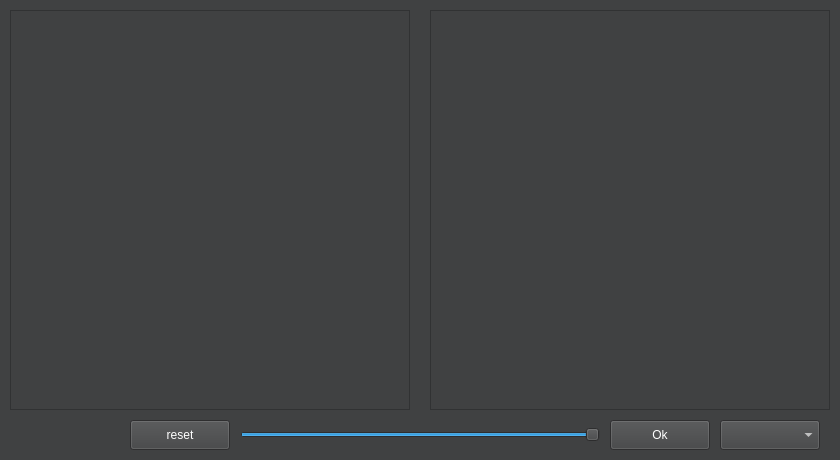
<?xml version="1.0" encoding="UTF-8"?>
<ui version="4.0">
 <class>MainWindow</class>
 <widget class="QMainWindow" name="MainWindow">
  <property name="geometry">
   <rect>
    <x>0</x>
    <y>0</y>
    <width>840</width>
    <height>460</height>
   </rect>
  </property>
  <property name="windowTitle">
   <string>MainWindow</string>
  </property>
  <property name="autoFillBackground">
   <bool>true</bool>
  </property>
  <widget class="QWidget" name="centralwidget">
   <property name="palette">
    <palette>
     <active>
      <colorrole role="WindowText">
       <brush brushstyle="SolidPattern">
        <color alpha="255">
         <red>255</red>
         <green>255</green>
         <blue>255</blue>
        </color>
       </brush>
      </colorrole>
      <colorrole role="Button">
       <brush brushstyle="SolidPattern">
        <color alpha="255">
         <red>64</red>
         <green>65</green>
         <blue>66</blue>
        </color>
       </brush>
      </colorrole>
      <colorrole role="Light">
       <brush brushstyle="SolidPattern">
        <color alpha="255">
         <red>96</red>
         <green>97</green>
         <blue>99</blue>
        </color>
       </brush>
      </colorrole>
      <colorrole role="Midlight">
       <brush brushstyle="SolidPattern">
        <color alpha="255">
         <red>80</red>
         <green>81</green>
         <blue>82</blue>
        </color>
       </brush>
      </colorrole>
      <colorrole role="Dark">
       <brush brushstyle="SolidPattern">
        <color alpha="255">
         <red>32</red>
         <green>32</green>
         <blue>33</blue>
        </color>
       </brush>
      </colorrole>
      <colorrole role="Mid">
       <brush brushstyle="SolidPattern">
        <color alpha="255">
         <red>42</red>
         <green>43</green>
         <blue>44</blue>
        </color>
       </brush>
      </colorrole>
      <colorrole role="Text">
       <brush brushstyle="SolidPattern">
        <color alpha="255">
         <red>255</red>
         <green>255</green>
         <blue>255</blue>
        </color>
       </brush>
      </colorrole>
      <colorrole role="BrightText">
       <brush brushstyle="SolidPattern">
        <color alpha="255">
         <red>255</red>
         <green>255</green>
         <blue>255</blue>
        </color>
       </brush>
      </colorrole>
      <colorrole role="ButtonText">
       <brush brushstyle="SolidPattern">
        <color alpha="255">
         <red>255</red>
         <green>255</green>
         <blue>255</blue>
        </color>
       </brush>
      </colorrole>
      <colorrole role="Base">
       <brush brushstyle="SolidPattern">
        <color alpha="255">
         <red>0</red>
         <green>0</green>
         <blue>0</blue>
        </color>
       </brush>
      </colorrole>
      <colorrole role="Window">
       <brush brushstyle="SolidPattern">
        <color alpha="255">
         <red>64</red>
         <green>65</green>
         <blue>66</blue>
        </color>
       </brush>
      </colorrole>
      <colorrole role="Shadow">
       <brush brushstyle="SolidPattern">
        <color alpha="255">
         <red>0</red>
         <green>0</green>
         <blue>0</blue>
        </color>
       </brush>
      </colorrole>
      <colorrole role="AlternateBase">
       <brush brushstyle="SolidPattern">
        <color alpha="255">
         <red>32</red>
         <green>32</green>
         <blue>33</blue>
        </color>
       </brush>
      </colorrole>
      <colorrole role="ToolTipBase">
       <brush brushstyle="SolidPattern">
        <color alpha="255">
         <red>255</red>
         <green>255</green>
         <blue>220</blue>
        </color>
       </brush>
      </colorrole>
      <colorrole role="ToolTipText">
       <brush brushstyle="SolidPattern">
        <color alpha="255">
         <red>0</red>
         <green>0</green>
         <blue>0</blue>
        </color>
       </brush>
      </colorrole>
      <colorrole role="PlaceholderText">
       <brush brushstyle="SolidPattern">
        <color alpha="128">
         <red>255</red>
         <green>255</green>
         <blue>255</blue>
        </color>
       </brush>
      </colorrole>
     </active>
     <inactive>
      <colorrole role="WindowText">
       <brush brushstyle="SolidPattern">
        <color alpha="255">
         <red>255</red>
         <green>255</green>
         <blue>255</blue>
        </color>
       </brush>
      </colorrole>
      <colorrole role="Button">
       <brush brushstyle="SolidPattern">
        <color alpha="255">
         <red>64</red>
         <green>65</green>
         <blue>66</blue>
        </color>
       </brush>
      </colorrole>
      <colorrole role="Light">
       <brush brushstyle="SolidPattern">
        <color alpha="255">
         <red>96</red>
         <green>97</green>
         <blue>99</blue>
        </color>
       </brush>
      </colorrole>
      <colorrole role="Midlight">
       <brush brushstyle="SolidPattern">
        <color alpha="255">
         <red>80</red>
         <green>81</green>
         <blue>82</blue>
        </color>
       </brush>
      </colorrole>
      <colorrole role="Dark">
       <brush brushstyle="SolidPattern">
        <color alpha="255">
         <red>32</red>
         <green>32</green>
         <blue>33</blue>
        </color>
       </brush>
      </colorrole>
      <colorrole role="Mid">
       <brush brushstyle="SolidPattern">
        <color alpha="255">
         <red>42</red>
         <green>43</green>
         <blue>44</blue>
        </color>
       </brush>
      </colorrole>
      <colorrole role="Text">
       <brush brushstyle="SolidPattern">
        <color alpha="255">
         <red>255</red>
         <green>255</green>
         <blue>255</blue>
        </color>
       </brush>
      </colorrole>
      <colorrole role="BrightText">
       <brush brushstyle="SolidPattern">
        <color alpha="255">
         <red>255</red>
         <green>255</green>
         <blue>255</blue>
        </color>
       </brush>
      </colorrole>
      <colorrole role="ButtonText">
       <brush brushstyle="SolidPattern">
        <color alpha="255">
         <red>255</red>
         <green>255</green>
         <blue>255</blue>
        </color>
       </brush>
      </colorrole>
      <colorrole role="Base">
       <brush brushstyle="SolidPattern">
        <color alpha="255">
         <red>0</red>
         <green>0</green>
         <blue>0</blue>
        </color>
       </brush>
      </colorrole>
      <colorrole role="Window">
       <brush brushstyle="SolidPattern">
        <color alpha="255">
         <red>64</red>
         <green>65</green>
         <blue>66</blue>
        </color>
       </brush>
      </colorrole>
      <colorrole role="Shadow">
       <brush brushstyle="SolidPattern">
        <color alpha="255">
         <red>0</red>
         <green>0</green>
         <blue>0</blue>
        </color>
       </brush>
      </colorrole>
      <colorrole role="AlternateBase">
       <brush brushstyle="SolidPattern">
        <color alpha="255">
         <red>32</red>
         <green>32</green>
         <blue>33</blue>
        </color>
       </brush>
      </colorrole>
      <colorrole role="ToolTipBase">
       <brush brushstyle="SolidPattern">
        <color alpha="255">
         <red>255</red>
         <green>255</green>
         <blue>220</blue>
        </color>
       </brush>
      </colorrole>
      <colorrole role="ToolTipText">
       <brush brushstyle="SolidPattern">
        <color alpha="255">
         <red>0</red>
         <green>0</green>
         <blue>0</blue>
        </color>
       </brush>
      </colorrole>
      <colorrole role="PlaceholderText">
       <brush brushstyle="SolidPattern">
        <color alpha="128">
         <red>255</red>
         <green>255</green>
         <blue>255</blue>
        </color>
       </brush>
      </colorrole>
     </inactive>
     <disabled>
      <colorrole role="WindowText">
       <brush brushstyle="SolidPattern">
        <color alpha="255">
         <red>32</red>
         <green>32</green>
         <blue>33</blue>
        </color>
       </brush>
      </colorrole>
      <colorrole role="Button">
       <brush brushstyle="SolidPattern">
        <color alpha="255">
         <red>64</red>
         <green>65</green>
         <blue>66</blue>
        </color>
       </brush>
      </colorrole>
      <colorrole role="Light">
       <brush brushstyle="SolidPattern">
        <color alpha="255">
         <red>96</red>
         <green>97</green>
         <blue>99</blue>
        </color>
       </brush>
      </colorrole>
      <colorrole role="Midlight">
       <brush brushstyle="SolidPattern">
        <color alpha="255">
         <red>80</red>
         <green>81</green>
         <blue>82</blue>
        </color>
       </brush>
      </colorrole>
      <colorrole role="Dark">
       <brush brushstyle="SolidPattern">
        <color alpha="255">
         <red>32</red>
         <green>32</green>
         <blue>33</blue>
        </color>
       </brush>
      </colorrole>
      <colorrole role="Mid">
       <brush brushstyle="SolidPattern">
        <color alpha="255">
         <red>42</red>
         <green>43</green>
         <blue>44</blue>
        </color>
       </brush>
      </colorrole>
      <colorrole role="Text">
       <brush brushstyle="SolidPattern">
        <color alpha="255">
         <red>32</red>
         <green>32</green>
         <blue>33</blue>
        </color>
       </brush>
      </colorrole>
      <colorrole role="BrightText">
       <brush brushstyle="SolidPattern">
        <color alpha="255">
         <red>255</red>
         <green>255</green>
         <blue>255</blue>
        </color>
       </brush>
      </colorrole>
      <colorrole role="ButtonText">
       <brush brushstyle="SolidPattern">
        <color alpha="255">
         <red>32</red>
         <green>32</green>
         <blue>33</blue>
        </color>
       </brush>
      </colorrole>
      <colorrole role="Base">
       <brush brushstyle="SolidPattern">
        <color alpha="255">
         <red>64</red>
         <green>65</green>
         <blue>66</blue>
        </color>
       </brush>
      </colorrole>
      <colorrole role="Window">
       <brush brushstyle="SolidPattern">
        <color alpha="255">
         <red>64</red>
         <green>65</green>
         <blue>66</blue>
        </color>
       </brush>
      </colorrole>
      <colorrole role="Shadow">
       <brush brushstyle="SolidPattern">
        <color alpha="255">
         <red>0</red>
         <green>0</green>
         <blue>0</blue>
        </color>
       </brush>
      </colorrole>
      <colorrole role="AlternateBase">
       <brush brushstyle="SolidPattern">
        <color alpha="255">
         <red>64</red>
         <green>65</green>
         <blue>66</blue>
        </color>
       </brush>
      </colorrole>
      <colorrole role="ToolTipBase">
       <brush brushstyle="SolidPattern">
        <color alpha="255">
         <red>255</red>
         <green>255</green>
         <blue>220</blue>
        </color>
       </brush>
      </colorrole>
      <colorrole role="ToolTipText">
       <brush brushstyle="SolidPattern">
        <color alpha="255">
         <red>0</red>
         <green>0</green>
         <blue>0</blue>
        </color>
       </brush>
      </colorrole>
      <colorrole role="PlaceholderText">
       <brush brushstyle="SolidPattern">
        <color alpha="128">
         <red>255</red>
         <green>255</green>
         <blue>255</blue>
        </color>
       </brush>
      </colorrole>
     </disabled>
    </palette>
   </property>
   <property name="autoFillBackground">
    <bool>true</bool>
   </property>
   <widget class="QFrame" name="frame">
    <property name="geometry">
     <rect>
      <x>10</x>
      <y>10</y>
      <width>400</width>
      <height>400</height>
     </rect>
    </property>
    <property name="autoFillBackground">
     <bool>true</bool>
    </property>
    <property name="frameShape">
     <enum>QFrame::StyledPanel</enum>
    </property>
    <property name="frameShadow">
     <enum>QFrame::Raised</enum>
    </property>
   </widget>
   <widget class="QSlider" name="livel">
    <property name="geometry">
     <rect>
      <x>240</x>
      <y>420</y>
      <width>360</width>
      <height>30</height>
     </rect>
    </property>
    <property name="minimum">
     <number>8</number>
    </property>
    <property name="maximum">
     <number>10</number>
    </property>
    <property name="value">
     <number>10</number>
    </property>
    <property name="orientation">
     <enum>Qt::Horizontal</enum>
    </property>
   </widget>
   <widget class="QPushButton" name="Ok">
    <property name="geometry">
     <rect>
      <x>610</x>
      <y>420</y>
      <width>100</width>
      <height>30</height>
     </rect>
    </property>
    <property name="text">
     <string>Ok</string>
    </property>
   </widget>
   <widget class="QFrame" name="frame_2">
    <property name="geometry">
     <rect>
      <x>430</x>
      <y>10</y>
      <width>400</width>
      <height>400</height>
     </rect>
    </property>
    <property name="autoFillBackground">
     <bool>true</bool>
    </property>
    <property name="frameShape">
     <enum>QFrame::StyledPanel</enum>
    </property>
    <property name="frameShadow">
     <enum>QFrame::Raised</enum>
    </property>
   </widget>
   <widget class="QPushButton" name="reset">
    <property name="geometry">
     <rect>
      <x>130</x>
      <y>420</y>
      <width>100</width>
      <height>30</height>
     </rect>
    </property>
    <property name="text">
     <string>reset</string>
    </property>
   </widget>
   <widget class="QComboBox" name="picture">
    <property name="geometry">
     <rect>
      <x>720</x>
      <y>420</y>
      <width>100</width>
      <height>30</height>
     </rect>
    </property>
    <property name="editable">
     <bool>false</bool>
    </property>
    <property name="currentIndex">
     <number>-1</number>
    </property>
   </widget>
  </widget>
 </widget>
 <resources/>
 <connections/>
</ui>
